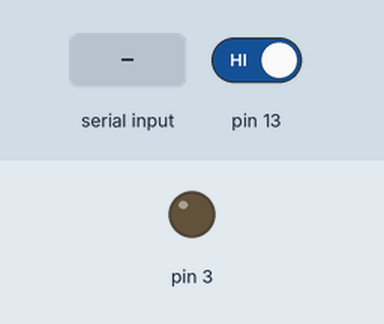
This sketch was run on a simulated Arduino Uno, built with avr-gcc and run on an emulated ATmega328P. On the bench: output pins drawn as LEDs (lit = HIGH). Inputs (shaded band) come from the test bench; at power-on: pin 13 HIGH. What the sketch prints to the serial monitor is not drawn.

Above: at 1.2 s.
1.3 s: "BB\n" received over Serial
At 3.26 s:
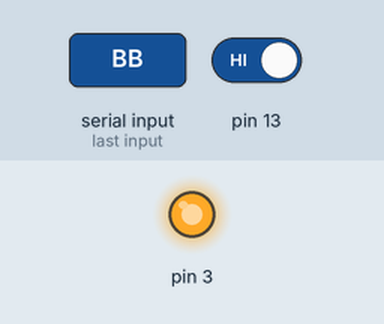
4.3 s: pin 13 driven LOW
At 4.45 s:
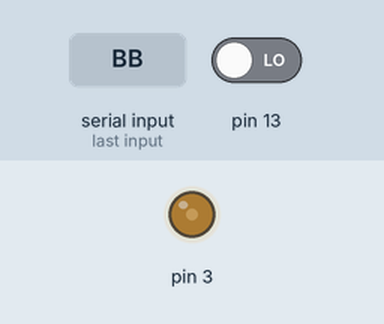
Timing chart, 0 to 13.3 s (numbered marks = the images above; inputs shaded):
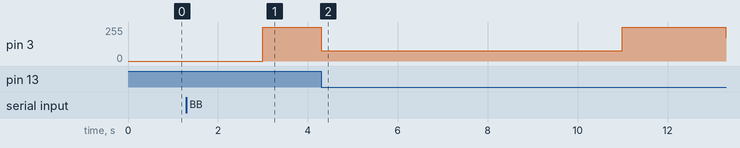

The sketch:

gitButtonDevice.ino
```cpp
int combuffp = 0;
char combuff[21];

int blinking = 0;

int pin13 = LOW;

void setup() {
  combuff[20] = 0;
  Serial.begin(9600);

  pinMode(3, OUTPUT);
  pinMode(13, INPUT);
}

void loop() {

  // Check command from PC.
  int inputchar = Serial.read();
  if (inputchar == 10 || inputchar == 13) {
    combuff[combuffp] = 0;
    combuffp = 0;
    if (strcmp(combuff, "BB") == 0) {
      blinking = 1;
    }
    else if (strcmp(combuff, "EB") == 0) {
      blinking = 0;
    }
  }
  else if (inputchar != -1) {
    combuff[combuffp] = inputchar;
    combuffp = (combuffp + 1) % 20;
  }

  // Blink LED
  if (blinking == 1) {
    unsigned long def = millis() % 2000;
    def = ( def <= 1000 ? def : 2000 - def );
    analogWrite( 3, (int)( def / 1000.0 * 255 ) );
  }
  else {
    analogWrite( 3, 0 );
  }

  // Check button pressed or not.
  int neoPin13 = digitalRead(13) == 0 ? LOW : HIGH;
  if (pin13 != neoPin13) {
    pin13 = neoPin13;
    if (pin13 == HIGH) {
      Serial.println("GIT COMMIT");
    }

    // Avoid chuttering.
    delay(100);
  }
}
```

Measured:
- after the input at 1.3 s, pin 3: 0/255 → 253/255 after 1.7 s
- after the input at 4.3 s, pin 3: 253/255 → 76/255 at once
